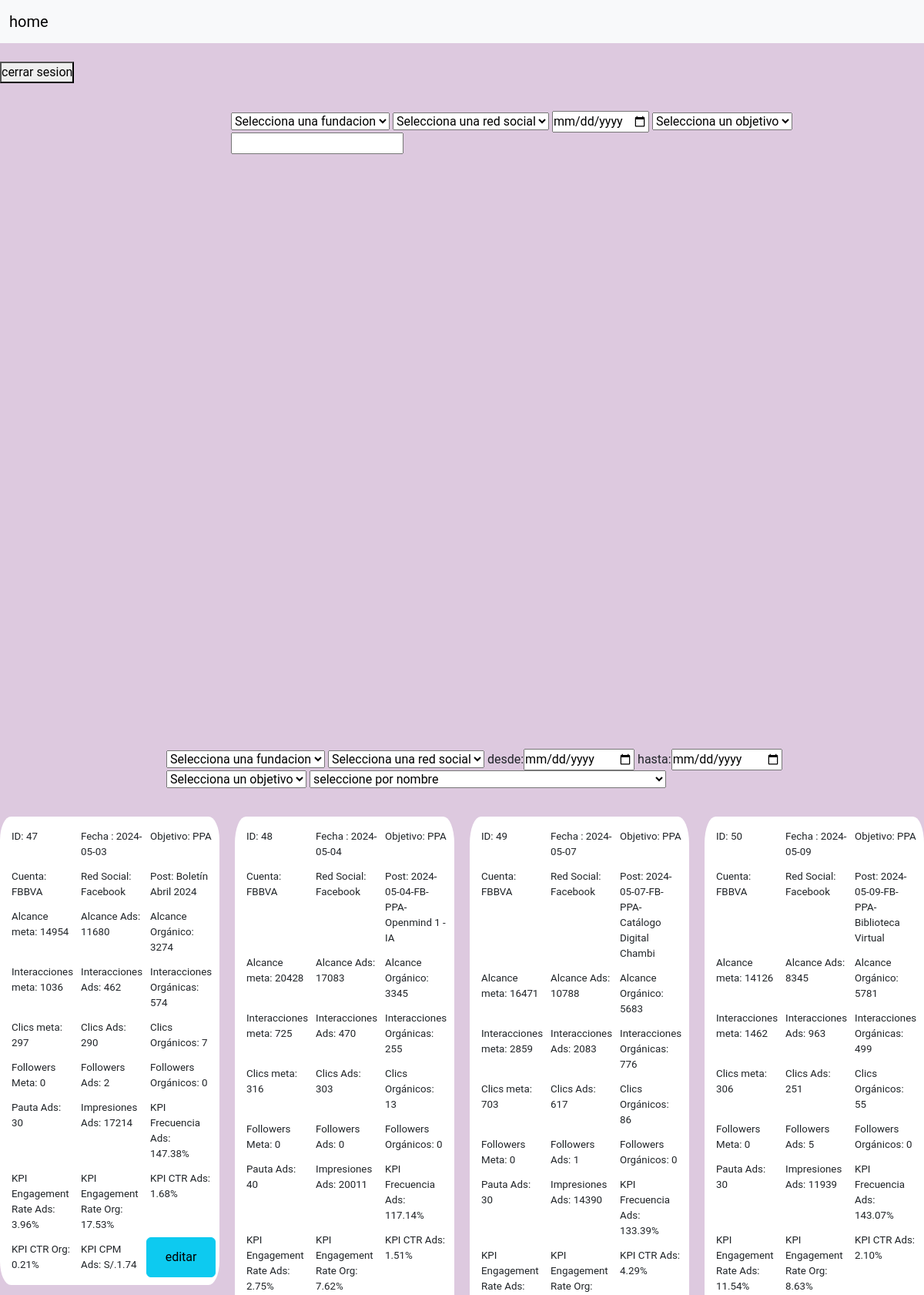
The page /php/viewPrincipal.php (signed in, upper part) on the database its author committed.
### tables this page shows
CREATE TABLE `post` (
  `idPost` int(11) NOT NULL,
  `datePostCreated` date NOT NULL,
  `idGoal` int(11) NOT NULL,
  `namePost` varchar(255) NOT NULL,
  `idFundation` int(11) NOT NULL,
  `idSocialNet` int(11) NOT NULL,
  `alcanceAds` int(11) DEFAULT NULL,
  `alcanceInorganic` int(11) DEFAULT NULL,
  `alcanceOrg` int(11) DEFAULT NULL,
  `interaccionesAds` int(11) DEFAULT NULL,
  `interaccionesInorganic` int(11) DEFAULT NULL,
  `interaccionesOrg` int(11) DEFAULT NULL,
  `clicsAds` int(11) DEFAULT NULL,
  `clicsInorganic` int(11) DEFAULT NULL,
  `clicsOrg` int(11) DEFAULT NULL,
  `seguidoresNuevosAds` int(11) DEFAULT NULL,
  `seguidoresNuevosInorganic` int(11) DEFAULT NULL,
  `seguidoresNuevosOrg` int(11) DEFAULT NULL,
  `pautaAds` double DEFAULT NULL,
  `impresionesAds` int(11) DEFAULT NULL,
  `kpiFrecuenciaAds` varchar(150) DEFAULT NULL,
  `kpiengagementRateAds` varchar(150) DEFAULT NULL,
  `kpiengagementRateOrg` varchar(150) DEFAULT NULL,
  `kpiCtrAds` varchar(150) DEFAULT NULL,
  `kpiCtrOrg` varchar(150) DEFAULT NULL,
  `kpiCpmAds` varchar(150) DEFAULT NULL
);

CREATE TABLE `goals` (
  `idGoal` int(11) NOT NULL,
  `nameGoal` varchar(150) DEFAULT NULL
);

CREATE TABLE `fundation` (
  `idFundation` int(11) NOT NULL,
  `nameFundation` varchar(150) DEFAULT NULL
);

CREATE TABLE `socialnet` (
  `idSocialNet` int(11) NOT NULL,
  `nameSocialNet` varchar(100) DEFAULT NULL
);

### php/ListData.php (the view, shortened to what this page needs)
<?php
include_once('conection.php');
$sql = "SELECT
p.idPost,
p.datePostCreated,
g.nameGoal,
f.nameFundation,
sn.nameSocialNet,
p.namePost,
p.alcanceAds,
p.alcanceInorganic,
p.alcanceOrg,
p.interaccionesAds,
p.interaccionesInorganic,
p.interaccionesOrg,
p.clicsAds,
p.clicsInorganic,
p.clicsOrg,
p.seguidoresNuevosAds,
p.seguidoresNuevosInorganic,
p.seguidoresNuevosOrg,
p.pautaAds,
p.impresionesAds,
p.kpiFrecuenciaAds,
p.kpiengagementRateAds,
p.kpiengagementRateOrg,
p.kpiCtrAds,
p.kpiCtrOrg,
p.kpiCpmAds
FROM
post p
JOIN
goals g ON p.idGoal = g.idGoal
JOIN
fundation f ON p.idFundation = f.idFundation
JOIN
socialnet sn ON p.idSocialNet = sn.idSocialNet order by p.datePostCreated;";
echo '<div class="conteiner-todosPost">';
$result = $conexion->query($sql);
if ($result->num_rows > 0) {
while ($row = $result->fetch_assoc()) {
    echo '
    <form action="editarview.php" method="POST">
    <div class="post-container">
    <input class="idinput" type="number"  name="idPost" value="'.$row["idPost"].'" readonly hidden>
    <p>ID: ' . $row["idPost"] . '</p>
    <p>Fecha : ' . $row["datePostCreated"] . '</p>
    <p>Objetivo: ' . $row["nameGoal"] . '</p>
    <p>Cuenta: ' . $row["nameFundation"] . '</p>
    <p>Red Social: ' . $row["nameSocialNet"] . '</p>
    <p>Post: ' . $row["namePost"] . '</p>
    <p>Alcance meta: ' . $row["alcanceAds"] . '</p>
    <p>Alcance Ads: ' . $row["alcanceInorganic"] . '</p>
    <p>Alcance Orgánico: ' . $row["alcanceOrg"] . '</p>
    <p>Interacciones meta: ' . $row["interaccionesAds"] . '</p>
    <p>Interacciones Ads: ' . $row["interaccionesInorganic"] . '</p>
    <p>Interacciones Orgánicas: ' . $row["interaccionesOrg"] . '</p>
    <p>Clics meta: ' . $row["clicsAds"] . '</p>
    <p>Clics Ads: ' . $row["clicsInorganic"] . '</p>
    <p>Clics Orgánicos: ' . $row["clicsOrg"] . '</p>
    <p>Followers Meta: ' . $row["seguidoresNuevosAds"] . '</p>
    <p>Followers Ads: ' . $row["seguidoresNuevosInorganic"] . '</p>
    <p>Followers Orgánicos: ' . $row["seguidoresNuevosOrg"] . '</p>
    <p>Pauta Ads: ' . $row["pautaAds"] . '</p>
    <p>Impresiones Ads: ' . $row["impresionesAds"] . '</p>
    <p>KPI Frecuencia Ads: ' . $row["kpiFrecuenciaAds"] . '</p>
    <p>KPI Engagement Rate Ads: ' . $row["kpiengagementRateAds"] . '</p>
    <p>KPI Engagement Rate Org: ' . $row["kpiengagementRateOrg"] . '</p>
    <p>KPI CTR Ads: ' . $row["kpiCtrAds"] . '</p>
    <p>KPI CTR Org: ' . $row["kpiCtrOrg"] . '</p>
    <p>KPI CPM Ads: ' . $row["kpiCpmAds"] . '</p>
    <button class="btn btn-info">editar</button>
    </div>
    </form>
    ';
}
}
echo '</div>';
?>

### assets/styles.css (style rules this page uses)
* { margin: 0; padding: 0; box-sizing: border-box; text-decoration: none; font-family: 'Roboto', sans-serif; }
body { background-color: rgba(147, 86, 153, 0.315); }
.conteiner-todosPost { display: grid; grid-template-columns: repeat(auto-fill, minmax(20%, 1fr)); gap: 20px; }
.post-container { border-radius: 5%; display: grid; grid-template-columns: 1fr 1fr 1fr; background-color: white; padding: 10px; box-sizing: border-box; }
.post-container p { font-size: smaller; margin: 1px 0; padding: 5px; }
.post-container button { width: 100%; }

### rows shown on the page
post: idPost "47", datePostCreated "2024-05-03", idGoal.nameGoal "PPA", idFundation.nameFundation "FBBVA", idSocialNet.nameSocialNet "Facebook", namePost "Boletín Abril 2024", alcanceAds "14954", alcanceInorganic "11680", alcanceOrg "3274", interaccionesAds "1036", interaccionesInorganic "462", interaccionesOrg "574", clicsAds "297", clicsInorganic "290", clicsOrg "7", seguidoresNuevosAds "0", seguidoresNuevosInorganic "2", seguidoresNuevosOrg "0", pautaAds "30", impresionesAds "17214", kpiFrecuenciaAds "147.38%", kpiengagementRateAds "3.96%", kpiengagementRateOrg "17.53%", kpiCtrAds "1.68%", kpiCtrOrg "0.21%", kpiCpmAds "S/.1.74"
post: idPost "48", datePostCreated "2024-05-04", idGoal.nameGoal "PPA", idFundation.nameFundation "FBBVA", idSocialNet.nameSocialNet "Facebook", namePost "2024-05-04-FB-PPA-Openmind 1 - IA", alcanceAds "20428", alcanceInorganic "17083", alcanceOrg "3345", interaccionesAds "725", interaccionesInorganic "470", interaccionesOrg "255", clicsAds "316", clicsInorganic "303", clicsOrg "13", seguidoresNuevosAds "0", seguidoresNuevosInorganic "0", seguidoresNuevosOrg "0", pautaAds "40", impresionesAds "20011", kpiFrecuenciaAds "117.14%", kpiengagementRateAds "2.75%", kpiengagementRateOrg "7.62%", kpiCtrAds "1.51%"
post: idPost "49", datePostCreated "2024-05-07", idGoal.nameGoal "PPA", idFundation.nameFundation "FBBVA", idSocialNet.nameSocialNet "Facebook", namePost "2024-05-07-FB-PPA-Catálogo Digital Chambi", alcanceAds "16471", alcanceInorganic "10788", alcanceOrg "5683", interaccionesAds "2859", interaccionesInorganic "2083", interaccionesOrg "776", clicsAds "703", clicsInorganic "617", clicsOrg "86", seguidoresNuevosAds "0", seguidoresNuevosInorganic "1", seguidoresNuevosOrg "0", pautaAds "30", impresionesAds "14390", kpiFrecuenciaAds "133.39%", kpiCtrAds "4.29%"
post: idPost "50", datePostCreated "2024-05-09", idGoal.nameGoal "PPA", idFundation.nameFundation "FBBVA", idSocialNet.nameSocialNet "Facebook", namePost "2024-05-09-FB-PPA-Biblioteca Virtual", alcanceAds "14126", alcanceInorganic "8345", alcanceOrg "5781", interaccionesAds "1462", interaccionesInorganic "963", interaccionesOrg "499", clicsAds "306", clicsInorganic "251", clicsOrg "55", seguidoresNuevosAds "0", seguidoresNuevosInorganic "5", seguidoresNuevosOrg "0", pautaAds "30", impresionesAds "11939", kpiFrecuenciaAds "143.07%", kpiengagementRateAds "11.54%", kpiengagementRateOrg "8.63%", kpiCtrAds "2.10%"
